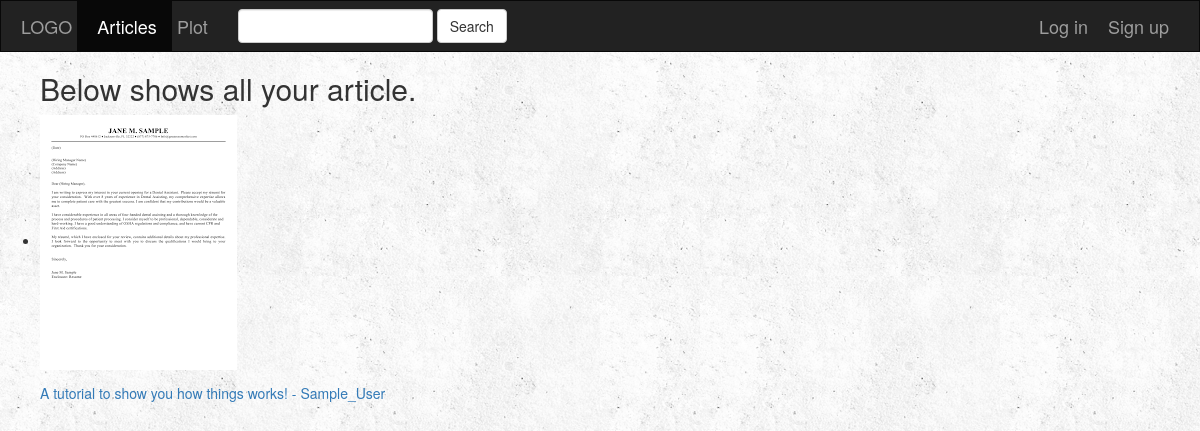
/main/, run on the app's committed database.
### inputbox/models.py (models this page shows)
class Article(models.Model):
    user = models.ForeignKey(User,default=1)
    title = models.CharField(max_length=100)
    sample_cover = models.FileField()
    def __str__(self):
        return self.title+' - '+self.user.username

### inputbox/views.py (the view)
class IndexView(generic.ListView):
    template_name = 'inputbox/index.html'
    def get_queryset(self):
        if self.request.user.is_authenticated():
            return Article.objects.filter(user=self.request.user)
        else:
            return get_sample()

### inputbox/views.py (called while the page is built)
def get_sample():
    return Article.objects.filter(user__username='Sample_User')

### inputbox/templates/inputbox/index.html (shortened to what this page needs)
{% extends 'inputbox/base.html' %}
{% block article-active %}active{% endblock %}
{% block body %}
{% if object_list %}
<ul>
    <h2>Below shows all your article.</h2>
    {% for article in object_list %}
    <li>
        <form action="{% url 'article:article-delete' article.id%}" method="post">{% csrf_token %}
        <a href="{% url 'article:detail' article.id %}">
            <p>
            <img src="{{article.sample_cover.url}}">
                </p>
            {{article}}
        </a>
        </form>
    </li>
    {% endfor %}
</ul>
{% else %}
<h1>No Articles! Please add some first.</h1>
{% endif %}
{% endblock %}

### inputbox/static/inputbox/style.css (style rules this page uses)
body { background-image: url("images/background_white.png"); }

### data on the page
Article: sample_cover (picture), title+user "A tutorial to show you how things works! - Sample_User"
